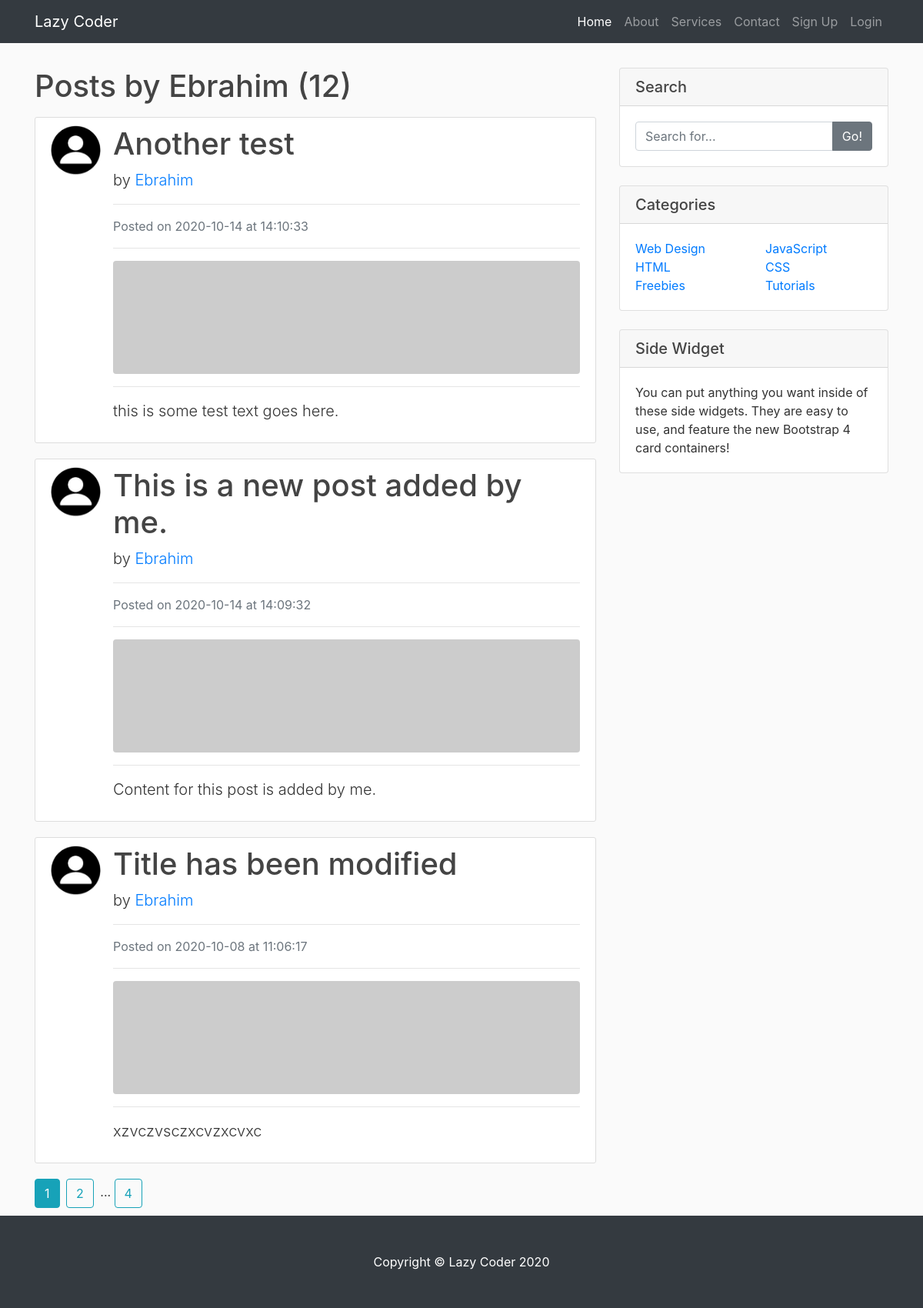
The page /user/Ebrahim on the database its author committed.
### blog/models.py (models this page shows, shortened)
class User(db.Model, UserMixin):
    id = db.Column(db.Integer, primary_key=True)
    username = db.Column(db.String(255), unique=True, nullable=False)
    email = db.Column(db.String(255), unique=True, nullable=False)
    image_file = db.Column(db.String(20), nullable=False, default='default.jpg')
    password = db.Column(db.String(60), nullable = False)
    posts = db.relationship('Post', backref='author', lazy=True)

class Post(db.Model):
    id = db.Column(db.Integer, primary_key=True)
    title = db.Column(db.String(100), nullable=True)
    date_posted = db.Column(db.DateTime, nullable=False, default=datetime.utcnow)
    content = db.Column(db.Text, nullable=False)
    user_id = db.Column(db.Integer, db.ForeignKey('user.id'), nullable=False)

### blog/user/routes.py (the view)
@user.route('/user/<string:username>')
def user_posts(username):
    page = request.args.get('page', 1, type=int)
    user = User.query.filter_by(username=username).first_or_404()
    posts = Post.query.filter_by(author=user)\
        .order_by(Post.date_posted.desc())\
        .paginate(page=page, per_page=3)
    return render_template('user_posts.html', title='User Posts', posts=posts, user=user)

### blog/templates/user_posts.html
{% extends "layout.html" %}
{% block content %}
    <h1 class="mb-3 article-title">Posts by {{ user.username }} ({{ posts.total }})</h1>
    {% for post in posts.items %}
        <div class="media content-section">
            <img class="rounded-circle article-img" src="{{ url_for('static', filename='profiles/' + post.author.image_file) }}" alt="">
            <div class="media-body">
                <h1>
                    <a href="{{ url_for('post.show_post', post_id=post.id) }}" class="article-title">
                        {{ post.title }}
                    </a>
                </h1>
                <p class="lead">
                    by <a href="{{ url_for('user.user_posts', username=post.author.username) }}">{{ post.author.username }}</a>
                </p>
                <hr>
                <p class="text-muted">Posted on {{ post.date_posted.strftime('%Y-%m-%d') }} at {{ post.date_posted.strftime('%H:%M:%S') }}</p>
                <hr>
                <img class="img-fluid rounded" src="http://placehold.it/620x150" alt="">
                <hr>
                <p class="lead">{{ post.content }}</p>
            </div>
        </div>
    {% endfor %}
    {% for page_num in posts.iter_pages(left_edge=1, right_edge=1, left_current=1, right_current=2) %}
        {% if page_num %}
            {% if posts.page == page_num %}
                <a href="{{ url_for('user.user_posts', username=user.username, page=page_num) }}" class="btn btn-info mr-1">{{ page_num }}</a>
            {% else %}
                <a href="{{ url_for('user.user_posts', username=user.username, page=page_num) }}" class="btn btn-outline-info mr-1">{{ page_num }}</a>
            {% endif %}
        {% else %}
            ...
        {% endif %}
    {% endfor %}
{% endblock content %}
{% block sidebar %}
    <div class="card my-2">
        <h5 class="card-header">Search</h5>
        <div class="card-body">
            <div class="input-group">
                <input type="text" class="form-control" placeholder="Search for...">
                <span class="input-group-append">
                <button class="btn btn-secondary" type="button">Go!</button>
                </span>
            </div>
        </div>
    </div>
    <div class="card my-4">
        <h5 class="card-header">Categories</h5>
        <div class="card-body">
            <div class="row">
                <div class="col-lg-6">
                    <ul class="list-unstyled mb-0">
                        <li>
                            <a href="#">Web Design</a>
                        </li>
                        <li>
                            <a href="#">HTML</a>
                        </li>
                        <li>
                            <a href="#">Freebies</a>
                        </li>
                    </ul>
                </div>
                <div class="col-lg-6">
                    <ul class="list-unstyled mb-0">
                        <li>
                            <a href="#">JavaScript</a>
                        </li>
                        <li>
                            <a href="#">CSS</a>
                        </li>
                        <li>
                            <a href="#">Tutorials</a>
                        </li>
                    </ul>
                </div>
            </div>
        </div>
    </div>
    <div class="card my-4">
        <h5 class="card-header">Side Widget</h5>
        <div class="card-body">
            You can put anything you want inside of these side widgets. They are easy to use, and feature the new Bootstrap 4 card containers!
        </div>
    </div>
{% endblock sidebar %}

### blog/static/main.css (style rules this page uses)
body { background: #fafafa; color: #333333; margin-top: 5rem; }
h1, h2, h3, h4, h5, h6 { color: #444444; }
.content-section { background: #ffffff; padding: 10px 20px; border: 1px solid #dddddd; border-radius: 3px; margin-bottom: 20px; }
.article-title { color: #444444; }
.article-img { height: 65px; width: 65px; margin-right: 16px; }

### rows shown on the page
User: username "Ebrahim"
Post: image_file (picture), title "Another test", author.username "Ebrahim", date_posted "2020-10-14", date_posted "14:10:33", content "this is some test text goes here."
Post: image_file (picture), title "This is a new post added by me.", author.username "Ebrahim", date_posted "2020-10-14", date_posted "14:09:32", content "Content for this post is added by me."
Post: image_file (picture), title "Title has been modified", author.username "Ebrahim", date_posted "2020-10-08", date_posted "11:06:17", content "xzvczvsczxcvzxcvxc"

### other values the page prints
{{ posts.total }} "12"
{{ page_num }} "1"
{{ page_num }} "2" "4"
